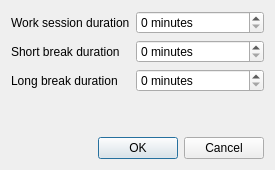
<?xml version="1.0" encoding="UTF-8"?>
<ui version="4.0">
 <class>SettingsDialog</class>
 <widget class="QDialog" name="SettingsDialog">
  <property name="geometry">
   <rect>
    <x>0</x>
    <y>0</y>
    <width>275</width>
    <height>170</height>
   </rect>
  </property>
  <property name="maximumSize">
   <size>
    <width>275</width>
    <height>172</height>
   </size>
  </property>
  <property name="focusPolicy">
   <enum>Qt::FocusPolicy::NoFocus</enum>
  </property>
  <property name="windowTitle">
   <string>Dialog</string>
  </property>
  <layout class="QGridLayout" name="gridLayout">
   <item row="0" column="0">
    <layout class="QFormLayout" name="formLayout">
     <item row="0" column="0">
      <widget class="QLabel" name="label">
       <property name="text">
        <string>Work session duration</string>
       </property>
      </widget>
     </item>
     <item row="0" column="1">
      <widget class="QSpinBox" name="work_session_input">
       <property name="suffix">
        <string> minutes</string>
       </property>
       <property name="maximum">
        <number>59</number>
       </property>
      </widget>
     </item>
     <item row="1" column="0">
      <widget class="QLabel" name="label_2">
       <property name="text">
        <string>Short break duration</string>
       </property>
      </widget>
     </item>
     <item row="1" column="1">
      <widget class="QSpinBox" name="short_break_input">
       <property name="suffix">
        <string> minutes</string>
       </property>
       <property name="maximum">
        <number>59</number>
       </property>
      </widget>
     </item>
     <item row="2" column="0">
      <widget class="QLabel" name="label_3">
       <property name="text">
        <string>Long break duration</string>
       </property>
      </widget>
     </item>
     <item row="2" column="1">
      <widget class="QSpinBox" name="long_break_input">
       <property name="suffix">
        <string> minutes</string>
       </property>
       <property name="maximum">
        <number>59</number>
       </property>
      </widget>
     </item>
    </layout>
   </item>
   <item row="1" column="0">
    <widget class="QDialogButtonBox" name="buttonBox">
     <property name="orientation">
      <enum>Qt::Orientation::Horizontal</enum>
     </property>
     <property name="standardButtons">
      <set>QDialogButtonBox::StandardButton::Cancel|QDialogButtonBox::StandardButton::Ok</set>
     </property>
    </widget>
   </item>
  </layout>
 </widget>
 <resources/>
 <connections>
  <connection>
   <sender>buttonBox</sender>
   <signal>accepted()</signal>
   <receiver>SettingsDialog</receiver>
   <slot>accept()</slot>
   <hints>
    <hint type="sourcelabel">
     <x>248</x>
     <y>254</y>
    </hint>
    <hint type="destinationlabel">
     <x>157</x>
     <y>274</y>
    </hint>
   </hints>
  </connection>
  <connection>
   <sender>buttonBox</sender>
   <signal>rejected()</signal>
   <receiver>SettingsDialog</receiver>
   <slot>reject()</slot>
   <hints>
    <hint type="sourcelabel">
     <x>316</x>
     <y>260</y>
    </hint>
    <hint type="destinationlabel">
     <x>286</x>
     <y>274</y>
    </hint>
   </hints>
  </connection>
 </connections>
</ui>
